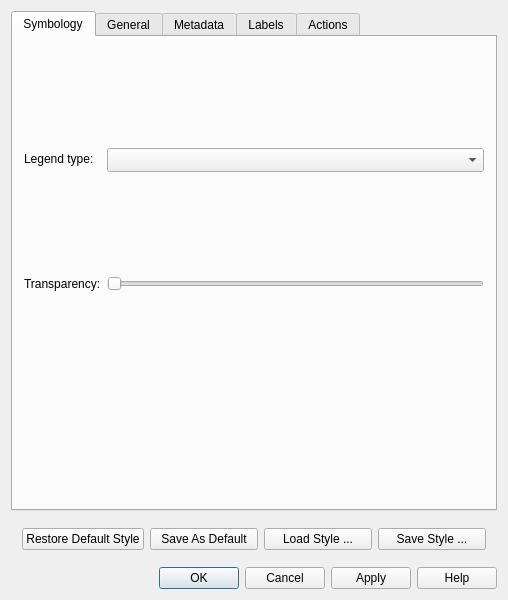
<ui version="4.0" >
 <class>QgsVectorLayerPropertiesBase</class>
 <widget class="QDialog" name="QgsVectorLayerPropertiesBase" >
  <property name="geometry" >
   <rect>
    <x>0</x>
    <y>0</y>
    <width>508</width>
    <height>600</height>
   </rect>
  </property>
  <property name="minimumSize" >
   <size>
    <width>0</width>
    <height>600</height>
   </size>
  </property>
  <property name="windowTitle" >
   <string>Layer Properties</string>
  </property>
  <property name="windowIcon" >
   <iconset/>
  </property>
  <property name="modal" >
   <bool>true</bool>
  </property>
  <layout class="QGridLayout" >
   <property name="margin" >
    <number>11</number>
   </property>
   <property name="spacing" >
    <number>6</number>
   </property>
   <item row="0" column="0" >
    <widget class="QTabWidget" name="tabWidget" >
     <property name="tabShape" >
      <enum>QTabWidget::Rounded</enum>
     </property>
     <property name="currentIndex" >
      <number>0</number>
     </property>
     <widget class="QWidget" name="tab1" >
      <attribute name="title" >
       <string>Symbology</string>
      </attribute>
      <layout class="QGridLayout" >
       <property name="margin" >
        <number>11</number>
       </property>
       <property name="spacing" >
        <number>6</number>
       </property>
       <item row="2" column="0" colspan="2" >
        <widget class="QStackedWidget" name="widgetStackRenderers" >
         <property name="sizePolicy" >
          <sizepolicy>
           <hsizetype>0</hsizetype>
           <vsizetype>0</vsizetype>
           <horstretch>0</horstretch>
           <verstretch>0</verstretch>
          </sizepolicy>
         </property>
         <widget class="QWidget" name="page" />
         <widget class="QWidget" name="page_2" />
        </widget>
       </item>
       <item row="0" column="1" >
        <widget class="QComboBox" name="legendtypecombobox" >
         <property name="minimumSize" >
          <size>
           <width>270</width>
           <height>24</height>
          </size>
         </property>
         <property name="maximumSize" >
          <size>
           <width>32767</width>
           <height>22</height>
          </size>
         </property>
        </widget>
       </item>
       <item row="0" column="0" >
        <widget class="QLabel" name="legendtypelabel" >
         <property name="maximumSize" >
          <size>
           <width>32767</width>
           <height>22</height>
          </size>
         </property>
         <property name="text" >
          <string>Legend type:</string>
         </property>
         <property name="buddy" >
          <cstring>legendtypecombobox</cstring>
         </property>
        </widget>
       </item>
       <item row="1" column="0" >
        <widget class="QLabel" name="lblTransparencyPercent" >
         <property name="text" >
          <string>Transparency:</string>
         </property>
         <property name="buddy" >
          <cstring>sliderTransparency</cstring>
         </property>
        </widget>
       </item>
       <item row="1" column="1" >
        <widget class="QSlider" name="sliderTransparency" >
         <property name="maximum" >
          <number>255</number>
         </property>
         <property name="value" >
          <number>0</number>
         </property>
         <property name="orientation" >
          <enum>Qt::Horizontal</enum>
         </property>
        </widget>
       </item>
      </layout>
     </widget>
     <widget class="QWidget" name="tab2" >
      <attribute name="title" >
       <string>General</string>
      </attribute>
      <layout class="QGridLayout" >
       <property name="margin" >
        <number>11</number>
       </property>
       <property name="spacing" >
        <number>6</number>
       </property>
       <item row="0" column="0" >
        <widget class="QLabel" name="textLabel3" >
         <property name="text" >
          <string>Display name</string>
         </property>
         <property name="buddy" >
          <cstring>txtDisplayName</cstring>
         </property>
        </widget>
       </item>
       <item row="0" column="2" >
        <widget class="QLabel" name="textLabel2" >
         <property name="toolTip" >
          <string>Display field for the Identify Results dialog box</string>
         </property>
         <property name="whatsThis" >
          <string>This sets the display field for the Identify Results dialog box</string>
         </property>
         <property name="text" >
          <string>Display field</string>
         </property>
         <property name="buddy" >
          <cstring>displayFieldComboBox</cstring>
         </property>
        </widget>
       </item>
       <item row="0" column="3" >
        <widget class="QComboBox" name="displayFieldComboBox" >
         <property name="whatsThis" >
          <string>Use this control to set which field is placed at the top level of the Identify Results dialog box.</string>
         </property>
        </widget>
       </item>
       <item row="0" column="1" >
        <widget class="QLineEdit" name="txtDisplayName" />
       </item>
       <item row="1" column="0" colspan="4" >
        <widget class="QGroupBox" name="chkUseScaleDependentRendering" >
         <property name="title" >
          <string>Use scale dependent rendering</string>
         </property>
         <property name="checkable" >
          <bool>true</bool>
         </property>
         <layout class="QGridLayout" >
          <property name="margin" >
           <number>11</number>
          </property>
          <property name="spacing" >
           <number>6</number>
          </property>
          <item row="0" column="2" >
           <widget class="QLabel" name="textLabel1_2_2" >
            <property name="text" >
             <string>Maximum 1:</string>
            </property>
            <property name="buddy" >
             <cstring>spinMaximumScale</cstring>
            </property>
           </widget>
          </item>
          <item row="0" column="0" >
           <widget class="QLabel" name="textLabel1" >
            <property name="text" >
             <string>Minimum 1:</string>
            </property>
            <property name="buddy" >
             <cstring>spinMinimumScale</cstring>
            </property>
           </widget>
          </item>
          <item row="0" column="1" >
           <widget class="QSpinBox" name="spinMinimumScale" >
            <property name="toolTip" >
             <string>Minimum scale at which this layer will be displayed. </string>
            </property>
            <property name="maximum" >
             <number>100000000</number>
            </property>
            <property name="minimum" >
             <number>1</number>
            </property>
           </widget>
          </item>
          <item row="0" column="3" >
           <widget class="QSpinBox" name="spinMaximumScale" >
            <property name="toolTip" >
             <string>Maximum scale at which this layer will be displayed. </string>
            </property>
            <property name="maximum" >
             <number>100000000</number>
            </property>
            <property name="minimum" >
             <number>1</number>
            </property>
           </widget>
          </item>
         </layout>
        </widget>
       </item>
       <item row="2" column="0" colspan="4" >
        <widget class="QGroupBox" name="indexGroupBox" >
         <property name="title" >
          <string>Spatial Index</string>
         </property>
         <layout class="QGridLayout" >
          <property name="margin" >
           <number>11</number>
          </property>
          <property name="spacing" >
           <number>6</number>
          </property>
          <item row="0" column="0" >
           <widget class="QLabel" name="indexLabel" >
            <property name="text" >
             <string>Create Spatial Index</string>
            </property>
            <property name="buddy" >
             <cstring>pbnIndex</cstring>
            </property>
           </widget>
          </item>
          <item row="0" column="2" >
           <widget class="QPushButton" name="pbnIndex" >
            <property name="text" >
             <string>Create</string>
            </property>
           </widget>
          </item>
          <item row="0" column="1" >
           <spacer>
            <property name="orientation" >
             <enum>Qt::Horizontal</enum>
            </property>
            <property name="sizeType" >
             <enum>QSizePolicy::Expanding</enum>
            </property>
            <property name="sizeHint" >
             <size>
              <width>141</width>
              <height>21</height>
             </size>
            </property>
           </spacer>
          </item>
         </layout>
        </widget>
       </item>
       <item row="3" column="0" colspan="4" >
        <widget class="QGroupBox" name="grpSRS" >
         <property name="title" >
          <string>Spatial Reference System</string>
         </property>
         <layout class="QGridLayout" >
          <property name="margin" >
           <number>11</number>
          </property>
          <property name="spacing" >
           <number>6</number>
          </property>
          <item row="0" column="0" >
           <widget class="QLineEdit" name="leSpatialRefSys" >
            <property name="readOnly" >
             <bool>true</bool>
            </property>
           </widget>
          </item>
          <item row="0" column="1" >
           <widget class="QPushButton" name="pbnChangeSpatialRefSys" >
            <property name="text" >
             <string>Change</string>
            </property>
           </widget>
          </item>
         </layout>
        </widget>
       </item>
       <item row="4" column="0" colspan="4" >
        <widget class="QGroupBox" name="grpSubset" >
         <property name="title" >
          <string>Subset</string>
         </property>
         <layout class="QGridLayout" >
          <property name="margin" >
           <number>11</number>
          </property>
          <property name="spacing" >
           <number>6</number>
          </property>
          <item row="0" column="0" colspan="2" >
           <widget class="QTextEdit" name="txtSubsetSQL" >
            <property name="enabled" >
             <bool>false</bool>
            </property>
            <property name="acceptDrops" >
             <bool>false</bool>
            </property>
            <property name="acceptRichText" >
             <bool>false</bool>
            </property>
           </widget>
          </item>
          <item row="1" column="0" >
           <spacer>
            <property name="orientation" >
             <enum>Qt::Horizontal</enum>
            </property>
            <property name="sizeType" >
             <enum>QSizePolicy::Expanding</enum>
            </property>
            <property name="sizeHint" >
             <size>
              <width>480</width>
              <height>21</height>
             </size>
            </property>
           </spacer>
          </item>
          <item row="1" column="1" >
           <widget class="QPushButton" name="pbnQueryBuilder" >
            <property name="text" >
             <string>Query Builder</string>
            </property>
           </widget>
          </item>
         </layout>
        </widget>
       </item>
      </layout>
     </widget>
     <widget class="QWidget" name="tab3" >
      <attribute name="title" >
       <string>Metadata</string>
      </attribute>
      <layout class="QGridLayout" >
       <property name="margin" >
        <number>11</number>
       </property>
       <property name="spacing" >
        <number>6</number>
       </property>
       <item row="0" column="0" >
        <widget class="QTextEdit" name="teMetadata" >
         <property name="lineWidth" >
          <number>2</number>
         </property>
        </widget>
       </item>
      </layout>
     </widget>
     <widget class="QWidget" name="tab4" >
      <attribute name="title" >
       <string>Labels</string>
      </attribute>
      <layout class="QGridLayout" >
       <property name="margin" >
        <number>11</number>
       </property>
       <property name="spacing" >
        <number>6</number>
       </property>
       <item row="1" column="0" >
        <widget class="QFrame" name="labelOptionsFrame" >
         <property name="sizePolicy" >
          <sizepolicy>
           <hsizetype>0</hsizetype>
           <vsizetype>0</vsizetype>
           <horstretch>0</horstretch>
           <verstretch>0</verstretch>
          </sizepolicy>
         </property>
         <property name="frameShape" >
          <enum>QFrame::NoFrame</enum>
         </property>
         <property name="frameShadow" >
          <enum>QFrame::Plain</enum>
         </property>
        </widget>
       </item>
       <item row="0" column="0" >
        <widget class="QCheckBox" name="labelCheckBox" >
         <property name="sizePolicy" >
          <sizepolicy>
           <hsizetype>0</hsizetype>
           <vsizetype>0</vsizetype>
           <horstretch>0</horstretch>
           <verstretch>0</verstretch>
          </sizepolicy>
         </property>
         <property name="text" >
          <string>Display labels</string>
         </property>
        </widget>
       </item>
      </layout>
     </widget>
     <widget class="QWidget" name="tab5" >
      <attribute name="title" >
       <string>Actions</string>
      </attribute>
      <layout class="QGridLayout" >
       <property name="margin" >
        <number>11</number>
       </property>
       <property name="spacing" >
        <number>6</number>
       </property>
       <item row="0" column="0" >
        <widget class="QFrame" name="actionOptionsFrame" >
         <property name="sizePolicy" >
          <sizepolicy>
           <hsizetype>0</hsizetype>
           <vsizetype>0</vsizetype>
           <horstretch>0</horstretch>
           <verstretch>0</verstretch>
          </sizepolicy>
         </property>
         <property name="frameShape" >
          <enum>QFrame::NoFrame</enum>
         </property>
         <property name="frameShadow" >
          <enum>QFrame::Raised</enum>
         </property>
        </widget>
       </item>
      </layout>
     </widget>
    </widget>
   </item>
   <item row="1" column="0" >
    <layout class="QHBoxLayout" >
     <property name="margin" >
      <number>11</number>
     </property>
     <property name="spacing" >
      <number>6</number>
     </property>
     <item>
      <widget class="QPushButton" name="pbnLoadDefaultStyle" >
       <property name="text" >
        <string>Restore Default Style</string>
       </property>
      </widget>
     </item>
     <item>
      <widget class="QPushButton" name="pbnSaveDefaultStyle" >
       <property name="text" >
        <string>Save As Default</string>
       </property>
      </widget>
     </item>
     <item>
      <widget class="QPushButton" name="pbnLoadStyle" >
       <property name="text" >
        <string>Load Style ...</string>
       </property>
      </widget>
     </item>
     <item>
      <widget class="QPushButton" name="pbnSaveStyleAs" >
       <property name="text" >
        <string>Save Style ...</string>
       </property>
      </widget>
     </item>
    </layout>
   </item>
   <item row="2" column="0" >
    <widget class="QDialogButtonBox" name="buttonBox" >
     <property name="orientation" >
      <enum>Qt::Horizontal</enum>
     </property>
     <property name="standardButtons" >
      <set>QDialogButtonBox::Apply|QDialogButtonBox::Cancel|QDialogButtonBox::Help|QDialogButtonBox::NoButton|QDialogButtonBox::Ok</set>
     </property>
    </widget>
   </item>
  </layout>
 </widget>
 <layoutdefault spacing="6" margin="11" />
 <tabstops>
  <tabstop>tabWidget</tabstop>
  <tabstop>legendtypecombobox</tabstop>
  <tabstop>sliderTransparency</tabstop>
  <tabstop>txtDisplayName</tabstop>
  <tabstop>displayFieldComboBox</tabstop>
  <tabstop>spinMinimumScale</tabstop>
  <tabstop>spinMaximumScale</tabstop>
  <tabstop>pbnIndex</tabstop>
  <tabstop>leSpatialRefSys</tabstop>
  <tabstop>pbnChangeSpatialRefSys</tabstop>
  <tabstop>pbnQueryBuilder</tabstop>
  <tabstop>labelCheckBox</tabstop>
 </tabstops>
 <resources/>
 <connections/>
</ui>
